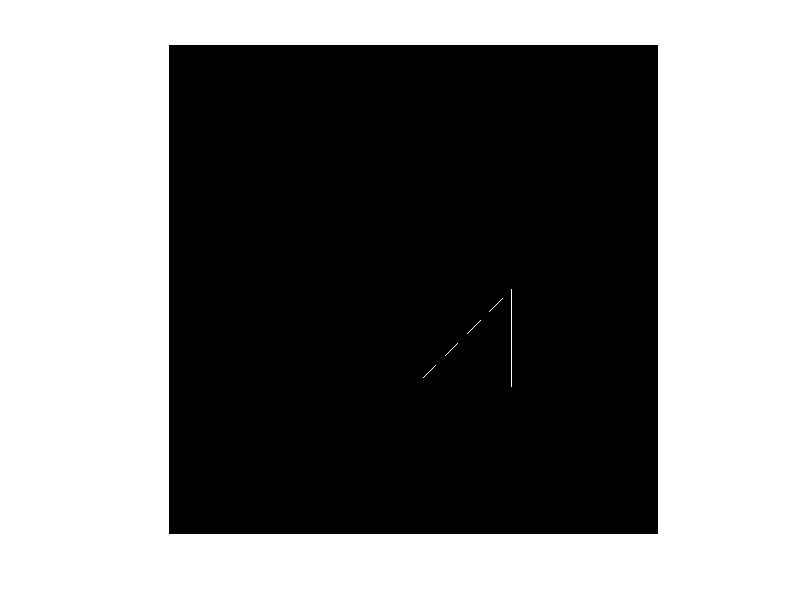

MATLAB code for this plot:
clc; clear; close;
% Draw an Empty Square with Diameter
img = zeros(1000,1000);

img(500:700,500)=255;
img(500:700,700)=255;
img(500,500:700)=255;
img(700,500:700)=255;

for i=500:700
    img(i,i)=255;
    img((700-i)+500,i)=255;
end

img = uint8(img);
imshow(img);